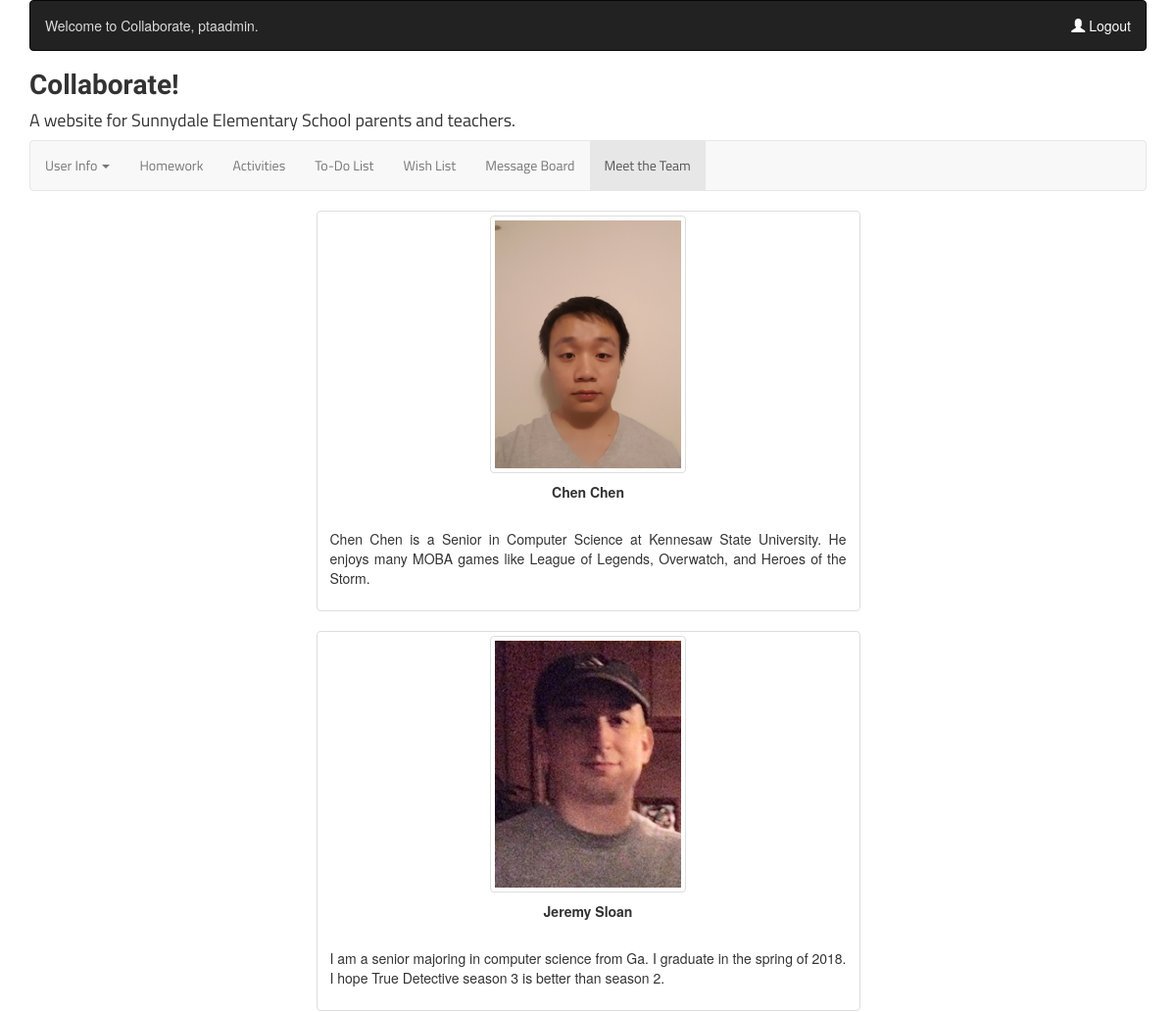
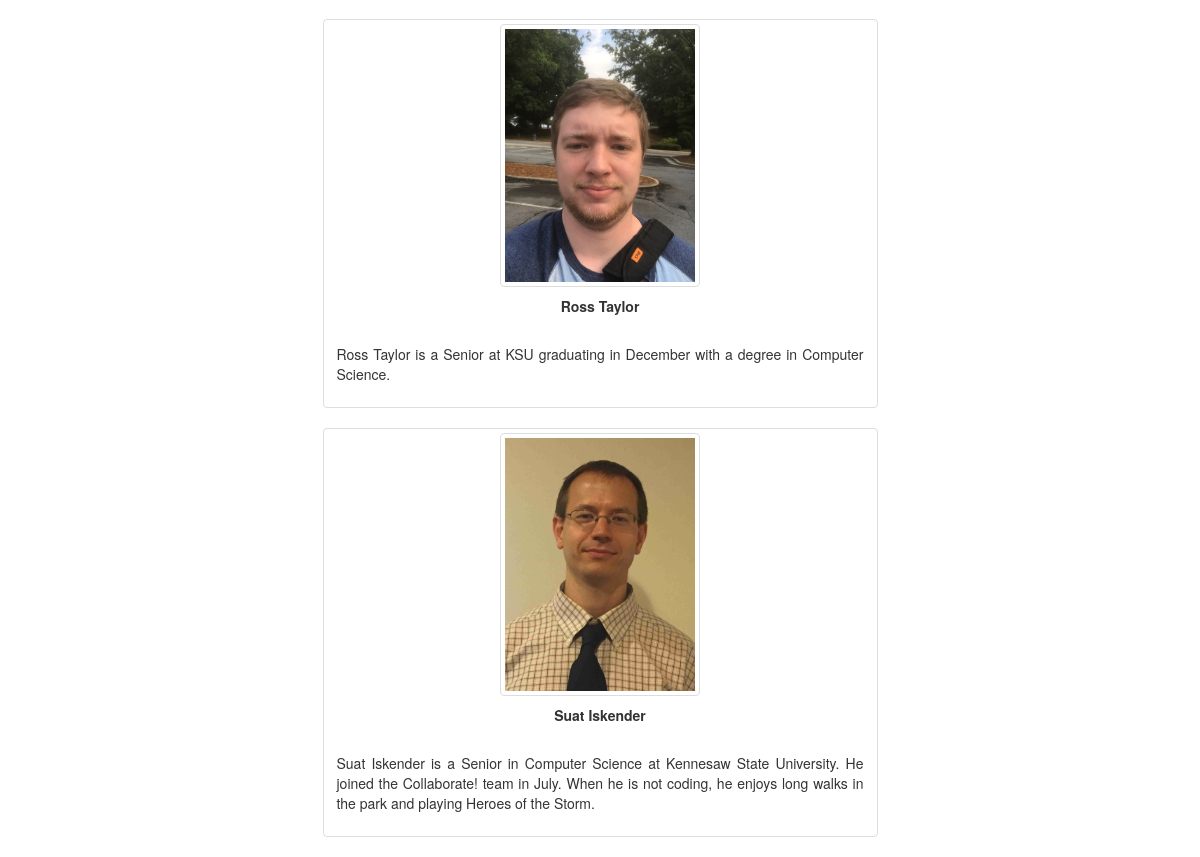
The page /abouttheteam/ (signed in) on the database its author committed (2 pictures, top to bottom).
### pta/models.py (models this page shows, shortened)
class TeamMember(models.Model):
    fullname = models.CharField(max_length=50)
    description = models.CharField(max_length=300)
    imagename = models.CharField(max_length=150)

### pta/views.py (the view)
# urls.py: url(r'^abouttheteam/$', pta_views.meettheteam, name='meettheteam'),
@login_required()
def meettheteam(request):
    myContext = {}
    try:
        teammember_list = TeamMember.objects.all()
    except ParentalUnit.DoesNotExist:
        teammember_list = None
    if teammember_list:
        myContext['teammember_list']=teammember_list
    myContext['nbar'] = 'meettheteam'
    return render(request, 'pta/meettheteam.html', myContext)

### pta/templates/pta/meettheteam.html (shortened to what this page needs)
{% extends "pta/base.html" %}
{% load staticfiles %}
{% block content %}
    {% for person in teammember_list %}
    <div class="row">
        <div class="col-md-3">
        </div>
        <div class="col-md-6">
            <div class="thumbnail">
                <a href="#"><img src="/static/pta/{{ person.imagename }}" class="img-thumbnail" width="200" height="200"
                                 alt="pic of {{ person.fullname }}"></a>
                <div class="caption text-center">
                    <p><strong>{{ person.fullname }}</strong></p>
                </div>
                <div class="caption text-justify">
                    <p>{{ person.description }}</p>
                </div>
            </div>
        </div>
        <div class="col-md-3">
        </div>
    </div>
    {% endfor %}
{% endblock %}

### pta/templates/pta/base.html (shortened to what this page needs)
{% load staticfiles %}
<!DOCTYPE html>
<html lang="en">
<head>
    <link rel="stylesheet" href="https://maxcdn.bootstrapcdn.com/bootstrap/3.3.7/css/bootstrap.min.css">
    <link rel="stylesheet" href="{% static 'pta/styles.css' %}" />
</head>
<body>
<div class="container">
    <header>
        <div id="topHeaderRow">
            <nav class="navbar navbar-inverse">
                <div class="navbar-header">
                    <div class="navbar-text">
                        {% if user.is_authenticated %}
                            Welcome to Collaborate, {{ user.username }}.
                        {% else %}
                            Welcome to Collaborate.  Please log in.
                        {% endif %}
                    </div>
                </div>
                <div class="collapse navbar-collapse" id="topNavbar">
                    <ul class="nav navbar-nav navbar-right">
                        {% if user.is_authenticated %}
                            <li><a href="{% url 'logout' %}"><span class="glyphicon glyphicon-user"></span> Logout</a></li>
                        {% else %}
                            <li><a href="{% url 'login' %}"><span class="glyphicon glyphicon-user"></span> Login</a></li>
                            <li><a href="{% url 'signup' %}"><span class="glyphicon glyphicon-user"></span> Create an account</a></li>
                        {% endif %}
                    </ul>
                </div>
            </nav>
        </div>
    </header>
    {% if user.is_authenticated %}
        <div id="logoRow">
            <h1>Collaborate!</h1>
            <h4>A website for Sunnydale Elementary School parents and teachers.</h4>
        </div>
    {% endif %}
    <div id="mainNavigationRow">
        <nav class="navbar navbar-default">
            <ul class="nav navbar-nav">
                <li class="{% if nbar == 'home' %}active dropdown{% endif %}">
                    <a class="dropdown-toggle" data-toggle="dropdown" href="#">User Info
                        <span class="caret"></span></a>
                </li>
                <li class="{% if nbar == 'homework' %}active{% endif %}"><a href="{% url 'homework' %}">Homework</a></li>
                <li><a href="#">Activities</a></li>
                <li class="{% if nbar == 'todo' %}active{% endif %}"><a href="{% url 'todo' %}">To-Do List</a></li>
                <li class="{% if nbar == 'wishlist' %}active{% endif %}"><a href="{% url 'wishlist' %}">Wish List</a></li>
                <li><a href="#">Message Board</a></li>
                <li class="{% if nbar == 'meettheteam' %}active{% endif %}"><a href="{% url 'meettheteam' %}">Meet the Team</a></li>
            </ul>
        </nav>
    </div>
    {% block content %}
    {% endblock %}
</div>
</body>
</html>

### pta/static/pta/styles.css (style rules this page uses)
div#logoRow h1 { font-family: 'Sriracha', cursive; font-size: 2em; font-weight: bold; margin-top: 0; }
div#mainNavigationRow nav ul, h2, h3, h4, .titillium { font-family: 'Titillium Web', sans-serif; }
div#topHeaderRow div.navbar-text { color: #dbdbdb; }
div#topHeaderRow a { color: white; text-decoration: none; }

### rows shown on the page
TeamMember: imagename (picture), fullname "Chen Chen", description "Chen Chen is a Senior in Computer Science at Kennesaw State University. He enjoys many MOBA games like League of Legends, Overwatch, and Heroes of the Storm."
TeamMember: imagename (picture), fullname "Jeremy Sloan", description "I am a senior majoring in computer science from Ga. I graduate in the spring of 2018. I hope True Detective season 3 is better than season 2."
TeamMember: imagename (picture), fullname "Ross Taylor", description "Ross Taylor is a Senior at KSU graduating in December with a degree in Computer Science."
TeamMember: imagename (picture), fullname "Suat Iskender", description "Suat Iskender is a Senior in Computer Science at Kennesaw State University. He joined the Collaborate! team in July. When he is not coding, he enjoys long walks in the park and playing Heroes of the Storm."

### other values the page prints
{{ user.username }} "ptaadmin"
